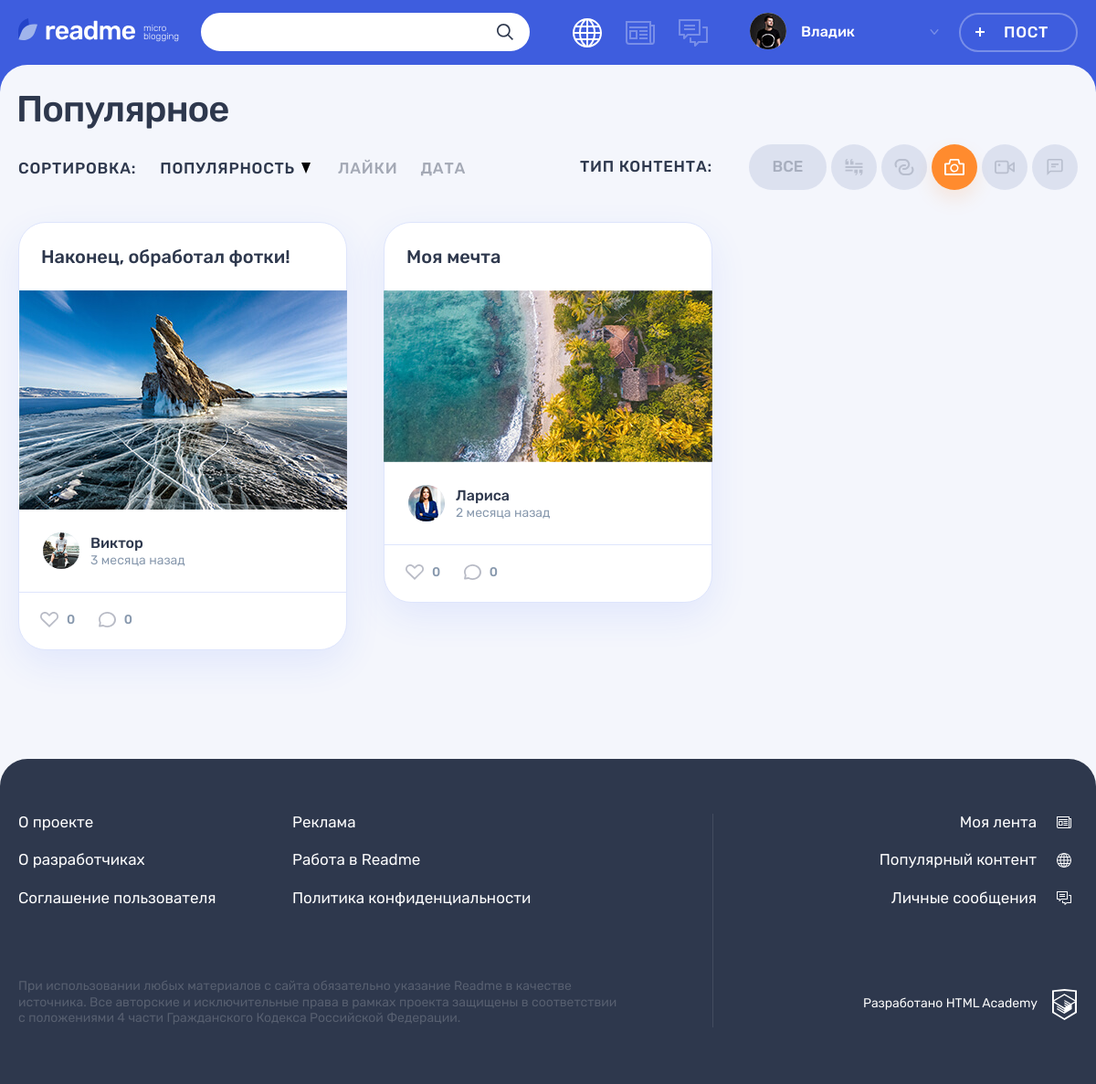
Screenshot of /popular.php?type_id=3 (signed in) with the database file from the repository.
### tables this page shows
CREATE TABLE content_types
(
  id         INT AUTO_INCREMENT PRIMARY KEY,
  name       VARCHAR(128) UNIQUE NOT NULL,
  icon_class VARCHAR(32)
);

CREATE TABLE posts
(
  id          INT AUTO_INCREMENT PRIMARY KEY,
  created_at  DATETIME     NOT NULL,
  title       VARCHAR(200) NOT NULL,
  content     VARCHAR(1000),
  author      VARCHAR(128),
  picture_url VARCHAR(1000),
  video_url   VARCHAR(1000),
  website     VARCHAR(1000),
  views_count INT UNSIGNED DEFAULT 0,
  user_id     INT          NOT NULL,
  type_id     INT          NOT NULL,
  FOREIGN KEY (user_id) REFERENCES users (id),
  FOREIGN KEY (type_id) REFERENCES content_types (id)
);

CREATE TABLE users
(
  id            INT AUTO_INCREMENT PRIMARY KEY,
  registered_at DATETIME            NOT NULL,
  email         VARCHAR(320) UNIQUE NOT NULL,
  login         VARCHAR(128) UNIQUE NOT NULL,
  password      VARCHAR(1000)       NOT NULL,
  avatar_path   VARCHAR(125)
);

### helpers.php (called while the page is built, shortened)
<?php
function include_template($name, array $data = [])
{
    $name = 'templates/' . $name;
    extract($data);
    require $name;
    $result = ob_get_clean();
    return $result;
}

### database/helpers.php (called while the page is built, shortened)
<?php
function prepareResult($query, $types = "", $params = []): mysqli_result {
    global $connect;
    $stmt = mysqli_prepare($connect, $query);
    if ($types !== "") {
        $result = mysqli_stmt_bind_param($stmt, $types, ...$params);
    }
    $result = mysqli_stmt_execute($stmt);
    $result = mysqli_stmt_get_result($stmt);
    return $result;
}

### database/posts.php (called while the page is built, shortened)
<?php
function fetchPostTypes(): array
{
    $query = "SELECT id, name, icon_class from content_types";
    return fetchData(prepareResult($query));
}
function fetchPopularPostsByType($type_id): array {
    $query = "SELECT created_at as created_date,
        posts.id,
        title,
        content,
        author,
        users.login,
        type_id,
        views_count,
        users.avatar_path
    FROM posts
        INNER JOIN users
            ON user_id = users.id
    WHERE type_id = ?
    ORDER BY views_count DESC
    LIMIT 6";
    return fetchData(prepareResult($query, "i", [$type_id]));
}

### templates/popular.php (the view, shortened to what this page needs)
<div class="container">
    <h1 class="page__title page__title--popular">Популярное</h1>
</div>
<div class="popular container">
    <div class="popular__filters-wrapper">
        <div class="popular__sorting sorting">
            <b class="popular__sorting-caption sorting__caption">Сортировка:</b>
            <ul class="popular__sorting-list sorting__list">
                <li class="sorting__item sorting__item--popular">
                    <a class="sorting__link sorting__link--active" href="#">
                        <span>Популярность</span>
                        <svg class="sorting__icon" width="10" height="12">
                            <use xlink:href="#icon-sort"></use>
                        </svg>
                    </a>
                </li>
                <li class="sorting__item">
                    <a class="sorting__link" href="#">
                        <span>Лайки</span>
                    </a>
                </li>
                <li class="sorting__item">
                    <a class="sorting__link" href="#">
                        <span>Дата</span>
                    </a>
                </li>
            </ul>
        </div>
        <div class="popular__filters filters">
            <b class="popular__filters-caption filters__caption">Тип контента:</b>
            <ul class="popular__filters-list filters__list">
                <li class="popular__filters-item popular__filters-item--all filters__item filters__item--all">
                    <a class="filters__button filters__button--ellipse filters__button--all <?= $current_type_id === null ? "filters__button--active" : "" ?>"
                       href="popular.php">
                        <span>Все</span>
                    </a>
                </li>
                <?php foreach ($post_types as $post_type): ?>
                    <li class="popular__filters-item filters__item">
                        <a class="filters__button filters__button--<?php
                        $active_class = $current_type_id === $post_type["id"] ? " filters__button--active" : "";
                        $post_class = htmlspecialchars($post_type["icon_class"]);
                        print($post_class . $active_class);
                        ?> button"
                           href="?type_id=<?= $post_type["id"] ?>">
                            <svg class="filters__icon" width="22" height="18">
                                <use xlink:href="#icon-filter-<?= htmlspecialchars($post_type["icon_class"]) ?>"></use>
                            </svg>
                        </a>
                    </li>
                <?php endforeach; ?>
            </ul>
        </div>
    </div>
    <div class="popular__posts">
        <?php foreach ($posts as $index => $post): ?>
            <article class="popular__post post <?= htmlspecialchars($post["type"]) ?>">
                <header class="post__header">
                    <a href="/post.php?post_id=<?= htmlspecialchars($post["id"]) ?>">
                        <h2><?= htmlspecialchars($post["title"]) ?></h2>
                    </a>
                </header>
                <?php
                    $template_post = include_template("/parts/post/" . $post["type"] . ".php", [
                        "id" => $post["id"],
                        "title" => $post["title"],
                        "content" => $post["contain"],
                        "author" => $post["user_name"],
                        "is_details" => false,
                        "show_title" => false,
                        "is_video_control" => false,
                    ]);
                    print($template_post);
                ?>
                <footer class="post__footer">
                    <div class="post__author">
                        <a class="post__author-link" href="#" title="Автор">
                            <div class="post__avatar-wrapper">
                                <img class="post__author-avatar" src="<?= htmlspecialchars($post["avatar"]) ?>"
                                     alt="Аватар пользователя">
                            </div>
                            <div class="post__info">
                                <b class="post__author-name"><?= htmlspecialchars($post["user_name"]) ?></b>
                                <time class="post__time" title="<?= htmlspecialchars($post["date_title"]) ?>"
                                      datetime="<?= htmlspecialchars($post["created_date"]) ?>"><?= htmlspecialchars(
                                        $post["time_ago"]
                                    ) ?></time>
                            </div>
                        </a>
                    </div>
                    <div class="post__indicators">
                        <div class="post__buttons">
                            <a class="post__indicator post__indicator--likes button" href="#" title="Лайк">
                                <svg class="post__indicator-icon" width="20" height="17">
                                    <use xlink:href="#icon-heart"></use>
                                </svg>
                                <span>0</span>
                            </a>
                            <a class="post__indicator post__indicator--comments button" href="#"
                               title="Комментарии">
                                <svg class="post__indicator-icon" width="19" height="17">
                                    <use xlink:href="#icon-comment"></use>
                                </svg>
                                <span>0</span>
                            </a>
                        </div>
                    </div>
                </footer>
            </article>
        <?php endforeach; ?>
    </div>
</div>

### templates/parts/post/post-photo.php (shortened to what this page needs)
<div class="post__main">
    <div class="post-photo__image-wrapper <?= $is_details ? "post-details__image-wrapper" : "" ?>">
        <img src="<?= htmlspecialchars($content) ?>" alt="<?= htmlspecialchars($title) ?>" width="760" height="507">
    </div>
</div>

### rows the page displays
posts: title "Наконец, обработал фотки!", content (picture), user.avatar_path (picture), user_name "Виктор", time_ago "3 месяца назад"
posts: title "Моя мечта", content (picture), user.avatar_path (picture), user_name "Лариса", time_ago "2 месяца назад"

### other values shown
$user["login"] "Владик"
